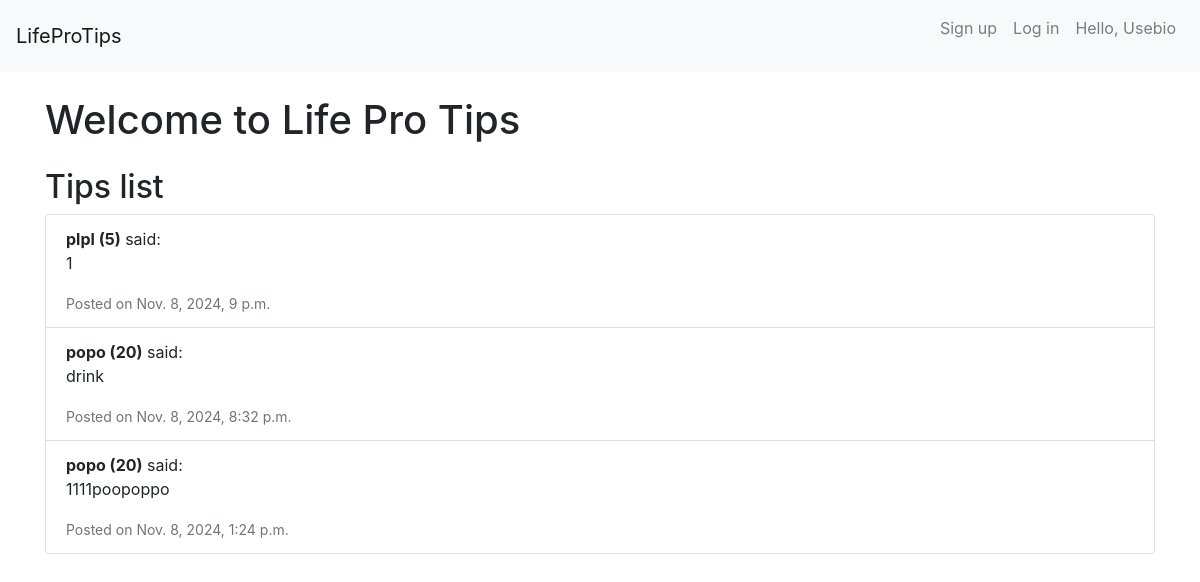
The page / on the database its author committed.
### tips/models.py (models this page shows, shortened)
class Tip(models.Model):
    content = models.TextField()
    author = models.ForeignKey(settings.AUTH_USER_MODEL, related_name='tips', on_delete=models.CASCADE)
    date = models.DateTimeField(default=timezone.now)
    upvoted_by = models.ManyToManyField(settings.AUTH_USER_MODEL, related_name='upvoted_tips', blank=True)
    downvoted_by = models.ManyToManyField(settings.AUTH_USER_MODEL, related_name='downvoted_tips', blank=True)

class CustomUser(AbstractBaseUser, PermissionsMixin):
    username = models.CharField(max_length=150, unique=True)
    date_joined = models.DateTimeField(auto_now_add=True)
    is_active = models.BooleanField(default=True)
    is_staff = models.BooleanField(default=False)
    reputation = models.IntegerField(default=0)  # Starting reputation
    can_downvote = models.BooleanField(default=True)  # Manual downvote permission
    can_delete = models.BooleanField(default=False)   # Manual delete permission
    objects = CustomUserManager()
    USERNAME_FIELD = 'username'

### tips/views.py (the view)
# urls.py: path('', views.homepage, name='homepage'),
def homepage(request):
    user_name = get_or_set_user_name(request) if not request.user.is_authenticated else None
    tips = Tip.objects.all().order_by('-date')
    form = TipForm(request.POST or None) if request.user.is_authenticated else None
    for tip in tips:
        if request.user.is_authenticated:
            tip.can_downvote = (request.user == tip.author or request.user.can_downvote_permission())
        else:
            tip.can_downvote = False  # Default to False for anonymous users
    if request.method == 'POST' and form is not None and form.is_valid():
        new_tip = form.save(commit=False)
        new_tip.author = request.user
        new_tip.save()
        return redirect('homepage')
    return render(request, 'tips/homepage.html', {
        'tips': tips,
        'form': form,
        'user_name': user_name,  # Pass anonymous user name to the template
    })

### tips/views.py (called while the page is built)
def get_or_set_user_name(request):
    now = timezone.now()
    now_timestamp = int(now.timestamp())
    expiry_timestamp = request.session.get('user_name_expiry')
    if 'user_name' not in request.session or expiry_timestamp is None or now_timestamp > expiry_timestamp:
        request.session['user_name'] = random.choice(settings.USER_NAMES)
        request.session['user_name_expiry'] = now_timestamp + 42
    return request.session['user_name']

### tips/templates/tips/homepage.html (shortened to what this page needs)
{% extends "base.html" %}
{% load bootstrap4 %}
{% block content %}
    <h1>Welcome to Life Pro Tips</h1>
    <h2 class="mt-4">Tips list</h2>
    <ul class="list-group">
        {% for tip in tips %}
            <li class="list-group-item">
                <strong>{{ tip.author.username }} ({{ tip.author.reputation }})</strong> said:
                <p>{{ tip.content }}</p>
                <small class="text-muted">Posted on {{ tip.date }}</small>
            </li>
        {% empty %}
            <li class="list-group-item">No tips available yet.</li>
        {% endfor %}
    </ul>
{% endblock %}

### rows shown on the page
Tip: author.username "plpl", author.reputation "5", content "1", date "Nov. 8, 2024, 9 p.m."
Tip: author.username "popo", author.reputation "20", content "drink", date "Nov. 8, 2024, 8:32 p.m."
Tip: author.username "popo", author.reputation "20", content "1111poopoppo", date "Nov. 8, 2024, 1:24 p.m."

### other values the page prints
{{ user_name }} "Usebio"
